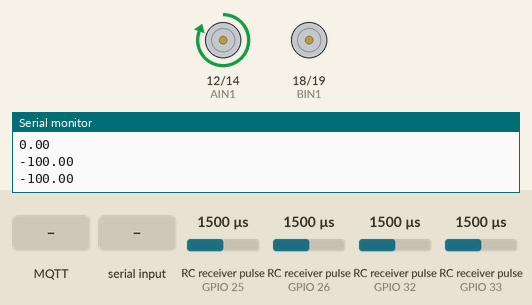
A program run on a simulated ESP32. Shown: motor-driver pin pairs drawn as motors (green arrow = first pin HIGH = forward, orange = second pin HIGH = backward, longer = more drive), the last lines printed to the serial monitor. Wiring (inferred from the names in the program): 4 × RC receiver channel: data GPIO 25 / data GPIO 26 / data GPIO 32 / data GPIO 33. The inputs (shaded band) are chosen by the test bench; at power-on: RC receiver pulse (sensors on GPIO 25, GPIO 26, GPIO 32, GPIO 33) 1500 µs. WiFi joins after 1.5 s; servers stay silent unless stated; random numbers use the default seed unless the program sets one; no MQTT or app messages arrive unless stated; nothing arrives over Bluetooth unless stated.

Above: at 2.7 s.
2.8 s: MQTT message "dashboard/constants" arrives on the first subscribed topic
At 3.3 s:
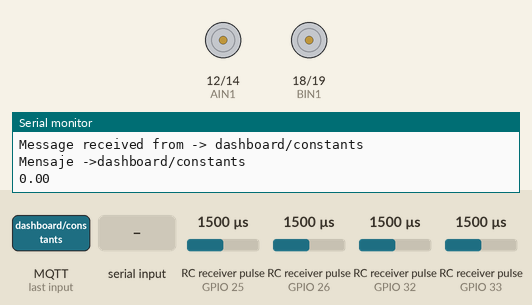
4.3 s: "dashboard/constants\n" received over the second serial link
7.3 s: MQTT message "dashboard/pos" arrives on the first subscribed topic
8.8 s: "90,45\n" received over Serial
At 9.1 s:
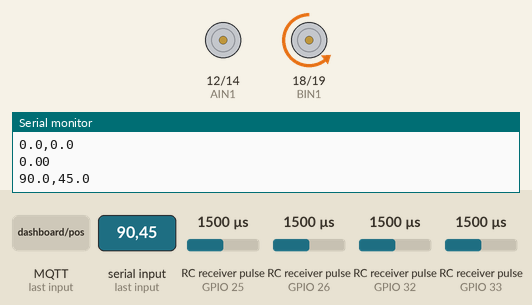
10.3 s: MQTT message "5" arrives on the first subscribed topic
At 12.0 s:
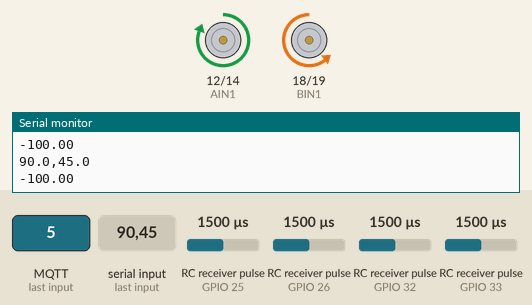
12.3 s: "30,150\n" received over Serial
At 13.0 s:
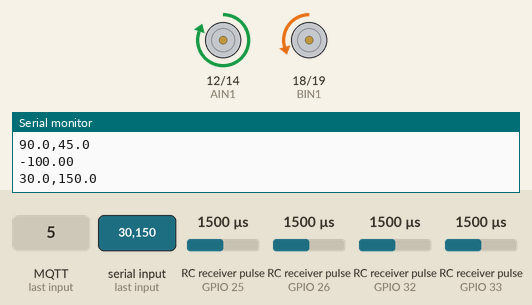
Timing chart, 0 to 14.8 s (numbered marks = the images above; inputs shaded):
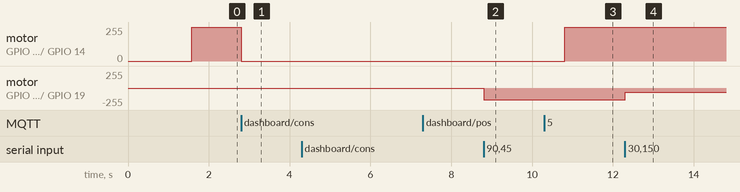

Measured:
- after the input at 2.8 s, motor on GPIO 12 (AIN1) / GPIO 14 (AIN2): forward 255/255 → stopped at once
- after the input at 8.8 s, motor on GPIO 18 (BIN1) / GPIO 19 (BIN2): stopped → backward 179/255 at once
- after the input at 10.3 s, motor on GPIO 12 (AIN1) / GPIO 14 (AIN2): stopped → forward 255/255 after 0.51 s
- after the input at 12.3 s, motor on GPIO 18 (BIN1) / GPIO 19 (BIN2): backward 179/255 → backward 60/255 at once

The program:

main.cpp
```cpp
/*
    Name:       Position-Motor
    Author:     YARIBAR
*/

#include <Arduino.h>
#include "PID_Control.h"
#include "PWM_ESP32.h"
#include <WiFi.h>
#include "H_BRIDGE.h"
#include <PubSubClient.h>
#include "Useful_Methods.h"
#include <BluetoothSerial.h>

#define SAMPLING_PERIOD 500
#define AIN1 12
#define AIN2 14
#define BIN1 18
#define BIN2 19
#define PPR 1632

const uint8_t channelPinADir = 25;
const uint8_t channelPinBDir = 26;
const uint8_t channelPinATrans = 33;
const uint8_t channelPinBTrans = 32;

uint16_t pulsos = 0;
uint32_t rev_actual=0;
uint32_t rev_anterior = 0;
float rev_velocidad = 0;
uint32_t start_time = 0;
float data [3] = {0.0, 0.0, 0.0};
uint32_t start_timePD = 0;
float desiredVelocity = 0;
float voltaje = 0;
float distancia_recorrida = 0;
float a_volante = 0;
String input;

int8_t QEM [16] = {0,-1,1,2,1,0,2,-1,-1,2,0,1,2,1,-1,0};
uint8_t old=0, new_value=0;
byte out;

const uint16_t maxSteps = 1632;
volatile int16_t ISRCounter = 0;
static volatile byte isr_counter=0;
static portMUX_TYPE spinlock = portMUX_INITIALIZER_UNLOCKED;
int16_t counter = 0;

//*************************
//** MQTT CONFIGURATION ***
//*************************

const char* ssid = ""; //WiFi Network
const char* password = ""; //WiFi's password

const char *mqtt_server = ""; //Domain name or IP
const uint16_t mqtt_port = 1883; //MQTT port TCP
const char *mqtt_user = ""; //MQTT user
const char *mqtt_pass = ""; //MQTT password

//static char *input = char msg[25];

WiFiClient espClient; //Create an object WiFi to connect to internet
PubSubClient client(espClient); //The MQTT protocol will work with the connection done through WiFi

PIDCONTROL PID_DIR(10, 0, 0, 1,8);
PIDCONTROL PID_TRANS(2, 0, 0, 1,8);
HBRIDGE HBRIDGE_DIR(AIN1,AIN2,0, 1,8);
HBRIDGE HBRIDGE_TRANS(BIN1,BIN2,2, 3,8);

BluetoothSerial SerialBT;

float pidDataDir = 0.0 , pidDataTrans = 0.0;
float error_dir= 0, error_trans = 0, elapsedTime = 0;
float desiredAngleS = 0;
float currentPos=0;
float pidConstants[]={0.0,0.0,0.0};
boolean previous=false;

uint32_t lastMsgPID=0; //Variable to save last message
char msg[25]; //Character array to receive message

//*************************
//**FUNCTION DECLARATION***
//*************************

void callback(char* topic, byte* payload, uint length);
void reconnect();
void setup_wifi();

void  ISRencoderDir()
{
    portENTER_CRITICAL_ISR(&spinlock);
    old = new_value;
    new_value = digitalRead (channelPinADir) * 2 + digitalRead (channelPinBDir); // Convert binary input to decimal value
    out = QEM [old * 4 + new_value];
    ISRCounter = ISRCounter + out;
    if (ISRCounter > maxSteps) ISRCounter=maxSteps;
    if (ISRCounter < -1*maxSteps) ISRCounter=-1*maxSteps;
    portEXIT_CRITICAL_ISR(&spinlock);
}

void ISRencoderTrans(){
  portENTER_CRITICAL_ISR(&spinlock);
  isr_counter++;
  portEXIT_CRITICAL_ISR(&spinlock);
}

//************************
//*******  SETUP  ********
//************************

void setup() {

    SerialBT.begin("Semanai"); //initialize serial bluetooth
    Serial.begin(115200); //initialize serial port
    setup_wifi();
    pinMode(AIN1, OUTPUT);
    pinMode(AIN2, OUTPUT);
    pinMode(BIN1, OUTPUT);
    pinMode(BIN2, OUTPUT);
    pinMode(channelPinADir, INPUT_PULLUP);
    pinMode(channelPinBDir, INPUT_PULLUP);
    pinMode(channelPinATrans, INPUT_PULLUP);
    pinMode(channelPinBTrans, INPUT_PULLUP);
    attachInterrupt(digitalPinToInterrupt(channelPinADir), ISRencoderDir, CHANGE);
    attachInterrupt(digitalPinToInterrupt(channelPinBDir), ISRencoderDir, CHANGE);
    attachInterrupt(digitalPinToInterrupt(channelPinATrans), ISRencoderTrans, CHANGE);
    attachInterrupt(digitalPinToInterrupt(channelPinBTrans), ISRencoderTrans, CHANGE);

    client.setServer(mqtt_server, mqtt_port); // MQTT Broker setup
    client.setCallback(callback); //Whenever a message arrives we call this fucntion
}

//*************************
//*******   LOOP   ********
//*************************

void loop() {
    if(!client.connected()){//Check if the board is connected to the server
        reconnect();
    }

    client.loop();

    if(millis() - lastMsgPID > 10){
        lastMsgPID = millis();
        //********************************* PD DIRECCION
        error_dir= desiredAngleS-currentPos;
        pidDataDir = PID_DIR.Data(error_dir,0.01);
        pidDataDir=pidDataDir*100/255;
        //Serial.println(pidData);
        HBRIDGE_DIR.setSpeed(pidDataDir);
        //****************************************** PD TRANSMISION

        error_trans= desiredVelocity - rev_velocidad;
        pidDataTrans = PID_TRANS.Data(error_trans,0.01);
        pidDataTrans=pidDataTrans*100/255;
        //Serial.println(pidData);
        HBRIDGE_TRANS.setSpeed(pidDataTrans);
    }

    if (counter != ISRCounter){
        counter = ISRCounter;
        currentPos=mapFloat(counter,0,PPR,0,360);
        //Serial.print("Count: ");
        //Serial.println(counter);
    }

    if(millis() - start_time > SAMPLING_PERIOD){
        start_time = millis();
        rev_velocidad = (rev_actual - rev_anterior)/0.5;
        rev_anterior = rev_actual;
        SerialBT.printf("%.1f,%.1f,%.1f,%.1f\r\n",rev_velocidad,voltaje,distancia_recorrida,a_volante);

        String msg_send = String(currentPos);
        msg_send.toCharArray(msg, 25);

        char topic[25];
        String topic_aux = "dashboard/pos_value";
        topic_aux.toCharArray(topic,25);

        client.publish(topic, msg);
        Serial.println(pidDataDir);
    }
    if(isr_counter){
        pulsos++;
        portENTER_CRITICAL_ISR(&spinlock);
        isr_counter--;
        portEXIT_CRITICAL_ISR(&spinlock);
    }
    if(pulsos>=PPR){
        rev_actual++;
        pulsos=0;
    }
    if (SerialBT.available()) { // Lectura de datos con Bluetooth
		input = Serial.readStringUntil('\n');
		parseString(input, ",", data);
        desiredVelocity = data[0];
        desiredAngleS = data[1];
		Serial.printf("%.1f,%.1f \r\n", data[0],data[1]);
	}
}

//*************************
//*****WIFI CONNECTION*****
//*************************

void setup_wifi(){
    delay(10);

    //if(!WiFi.config(local_IP, gateway, subnet, primaryDNS, secondaryDNS)){
    //    Serial.println("STA Failed to configure");
    //}

    Serial.println();
    Serial.printf("Connecing to %s",ssid);

    WiFi.begin(ssid,password);

    while (WiFi.status() != WL_CONNECTED){ //If there is no connection to the network the procces won't continue
        delay(500);
        Serial.print(".");
    }
    Serial.printf("\nConnected to WiFi network!\n");
    Serial.println("IP: ");
    Serial.println(WiFi.localIP());
}

//*************************
//******  LISTENER  *******
//*************************

void callback(char* topic, byte* payload, uint length){
    String incoming = "";
    Serial.print("Message received from -> ");
    Serial.print(topic);
	Serial.println("");

    //As date is send through char array this for concatenate the information in the String "incoming"
    for (int i = 0; i < length; i++)
    {
        incoming += (char)payload[i];
    }
    incoming.trim(); //Get a version of the String with any leading and trailing whitespace removed
    Serial.println("Mensaje ->" + incoming);

    String str_topic(topic);
    if(str_topic == "dashboard/constants"){
        parseString(incoming, ",", pidConstants);
        PID_DIR.changeConstants(pidConstants[0],pidConstants[1],pidConstants[2]);
    }
    if(str_topic == "dashboard/pos"){
        desiredAngleS = incoming.toFloat();
    }
}

//*************************
//****CONNECTION MQTT******
//*************************

void reconnect(){
    while(!client.connected()){
        Serial.print("Trying connection MQTT...");
        //Create a client ID
        String clientId = "esp32_";
        clientId += String(random(0xffff),HEX);//If there are frequent disconnections this allow the board to connect with a different ID

        if(client.connect(clientId.c_str(),mqtt_user,mqtt_pass)){//connects to MQTT
            Serial.println("Connected!");

            char topic[25];
            String topic_aux = "dashboard/constants";
            topic_aux.toCharArray(topic,25);
            client.subscribe(topic);//subscribe to topic constants

            char topic2[25];
            String topic_aux2 = "dashboard/pos";
            topic_aux2.toCharArray(topic2,25);
            client.subscribe(topic2);//subscribe to topic  pos

        }
        else{ //If the conection fails try again
            Serial.print("fail :( with error -> ");
            Serial.print(client.state());
            Serial.println(" Try again in 5 seconds");

            delay(5000);
        }
    }
}
```
